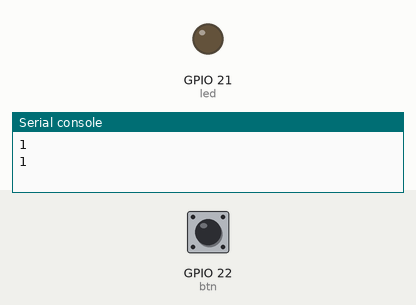
Recording of a program running on a simulated ESP32 board running MicroPython. Shown: output pins drawn as LEDs (lit = HIGH), the last lines printed to the serial console. The inputs (shaded band) are chosen by the test bench; at power-on: GPIO 22 (btn) HIGH.

Above: at 1.2 s.
1.3 s: GPIO 22 (btn) pulled LOW for 0.6 s
At 3.3 s:
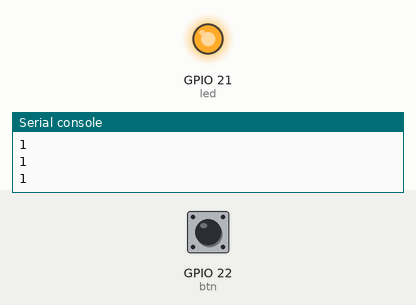
Timing chart, 0 to 4.8 s (numbered marks = the images above; inputs shaded):
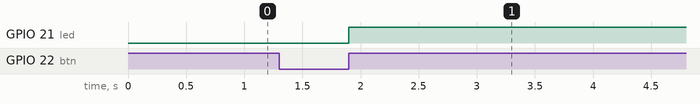

Measured:
- after the input at 1.3 s, GPIO 21 (led): LOW → HIGH after 0.60 s

The program:

button_press_demo.py
```python
# file: button_press_demo.py

from machine import Pin
import utime as time
from button import Button

# use GPIO21 pin for LED output
LED_GPIO = const(21)
led = Pin( LED_GPIO, mode=Pin.OUT )

# use GPIO22 pin for external pushbutton (active-low)
BTN_GPIO = const(22)
btn = Pin( BTN_GPIO, mode=Pin.IN, pull=Pin.PULL_UP )
button = Button( btn )

press_cnt = 0
stop = False

def btn_press_cb(t):
    global press_cnt, stop
    press_cnt += 1
    if t==Button.LONG_PRESS: # long press
        led.value(0)
        stop = True
    elif t==Button.SHORT_PRESS: # short press
        led.value( not led.value() )
    print('button callbacks:', press_cnt )

# set callback functoin for the button pin
button.on_pressed( callback=btn_press_cb )

# press Ctrl+C or long-press the button
try:
    ts = time.ticks_ms()
    while not stop:
        if button.was_long_pressed():
            print('long press')
        elif button.was_short_pressed():
            print('short press')
        else:
            if time.ticks_diff(time.ticks_ms(), ts) >= 500:
                ts = time.ticks_ms()
                print( button.read() )
        time.sleep_ms(50)
except KeyboardInterrupt:
    pass
finally:
    button.deinit()
    print('Done')
```

button.py
```python
# file: button.py

import machine
from machine import Pin
import utime as time

_PRESS_MIN_MSEC = [80,800]

class Button():
    LONG_PRESS  = 1
    SHORT_PRESS = 0

    def __init__(self,pin):
        self._pin = pin
        pin_trigger = Pin.IRQ_RISING | Pin.IRQ_FALLING
        self._pin.irq( handler=self._pin_handler,trigger=pin_trigger)
        self._state = self._pin.value()
        self._ts = time.ticks_ms()
        self._pressed_cb = None
        self._was_long_pressed  = False
        self._was_short_pressed = False

    def on_pressed(self,callback):
        self._pressed_cb = callback

    def _pin_handler(self, pin):
        ticks = time.ticks_ms()
        new_state = pin.value()
        is_up   = self._state == 0 and new_state == 1
        is_down = self._state == 1 and new_state == 0
        self._state = new_state
        if is_up:
            dt = time.ticks_diff(ticks, self._ts)
            if dt > _PRESS_MIN_MSEC[0] and self._pressed_cb:
               if dt > _PRESS_MIN_MSEC[1]:
                   self._was_long_pressed = True
                   self._pressed_cb(Button.LONG_PRESS)
               else:
                   self._was_short_pressed = True
                   self._pressed_cb(Button.SHORT_PRESS)
        elif is_down:
            self._ts = ticks

    def was_long_pressed(self):
        if self._was_long_pressed:
            self._was_long_pressed = False
            return True
        return False

    def was_short_pressed(self):
        if self._was_short_pressed:
            self._was_short_pressed = False
            return True
        return False

    def read(self):
        return self._pin.value()

    def deinit(self):
        self._pin.irq(handler=None)
```
